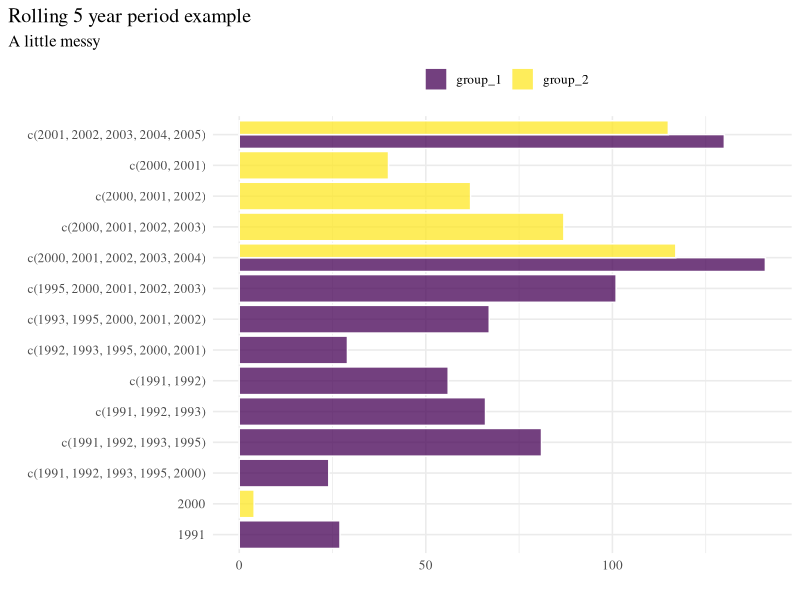
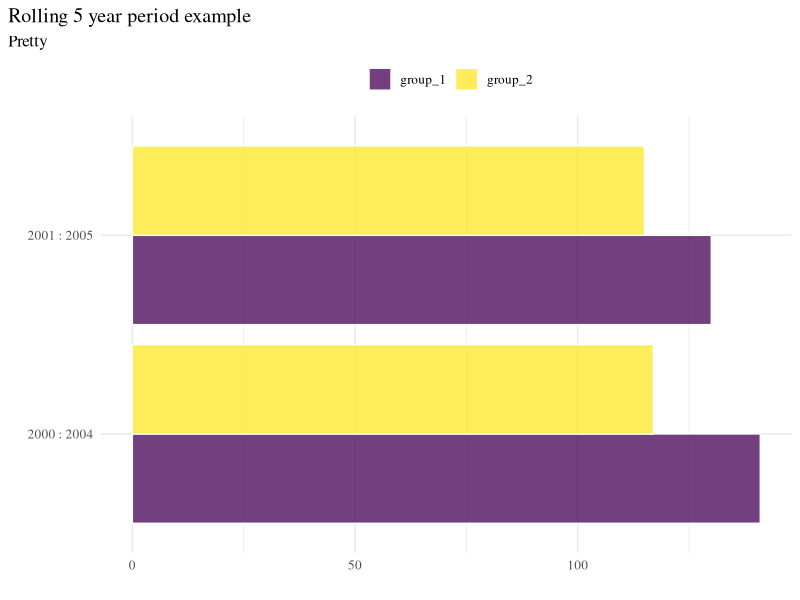

Reproduce these figures in R, in order.
## ---- chunk 1

# Load packages
library(tidyverse)
library(slider)

theme_set(theme_minimal(
 base_family = 'serif', base_size = 12))

set.seed(4321)

# Get data
example_df <- bind_rows(
 tibble(group = "group_1",
  year = c(1991:1993, 1995, 2000:2005),
  to_add = sample(1:40, 10)),
 
 tibble(group = "group_2",
  year = c(2000:2005),
  to_add = sample(1:40, 6)))


## ---- chunk 2

example_df %>%
 group_by(group) %>% 
 arrange(year) %>%
 mutate(
  # Calculate rolling sum
  rolling_5_years = slide_index_int(to_add, year, sum, .before = 4),
  # Generate rolling sum labels
  rolling_5_years_label = slide(year, ~.x, .before = 4) %>%
   as.character() %>%
   unlist()
 ) %>% 
 head(5)


## ---- chunk 3

example_df %>%
 group_by(group) %>% 
 arrange(year) %>%
 mutate(
  # Calculate rolling sum
  rolling_5_years = slide_index_int(to_add, year, sum, .before = 4),
  # Generate rolling sum labels
  rolling_5_years_label = slide(year, ~.x, .before = 4) %>%
   as.character() %>%
   unlist()
 ) %>% 
 ggplot(aes(x = rolling_5_years, 
            y = rolling_5_years_label, 
            fill = group)) +
 geom_col(position = "dodge", colour = "white") +
 labs(title = "Rolling 5 year period example",
      subtitle = "A little messy", 
      x = "", y = "") +
 scale_fill_viridis_d(alpha = 0.75, name = "") +
 theme(
  legend.position = "top",
  plot.title.position = "plot"
 ) 

## ---- chunk 4

# Set base rolling value the same
example_rolling_sum <- example_df %>%
 filter(!year < 2000) %>% 
 group_by(group) %>% 
 arrange(year) %>%
 mutate(
  # Calculate rolling sum
  rolling_5_years = slide_index_int(to_add, year, sum, .before = 4, .complete = TRUE),
  # Generate rolling sum labels
  rolling_5_years_label = slide(as.double(year), ~.x, .before = 4, .complete = TRUE) %>%
   map(~paste(min(.), ":", max(.))) %>% 
   unlist()
 )
 
 # Plot
 example_rolling_sum %>% 
 filter(!is.na(rolling_5_years)) %>% 
 ggplot(aes(x = rolling_5_years, 
            y = rolling_5_years_label, 
            fill = group)) +
 geom_col(position = "dodge", colour = "white") +
  labs(title = "Rolling 5 year period example", 
       subtitle = "Pretty",
       x = "", y = "") +
 scale_fill_viridis_d(alpha = 0.75, name = "") +
 theme(
  legend.position = "top",
  plot.title.position = "plot"
 ) 
